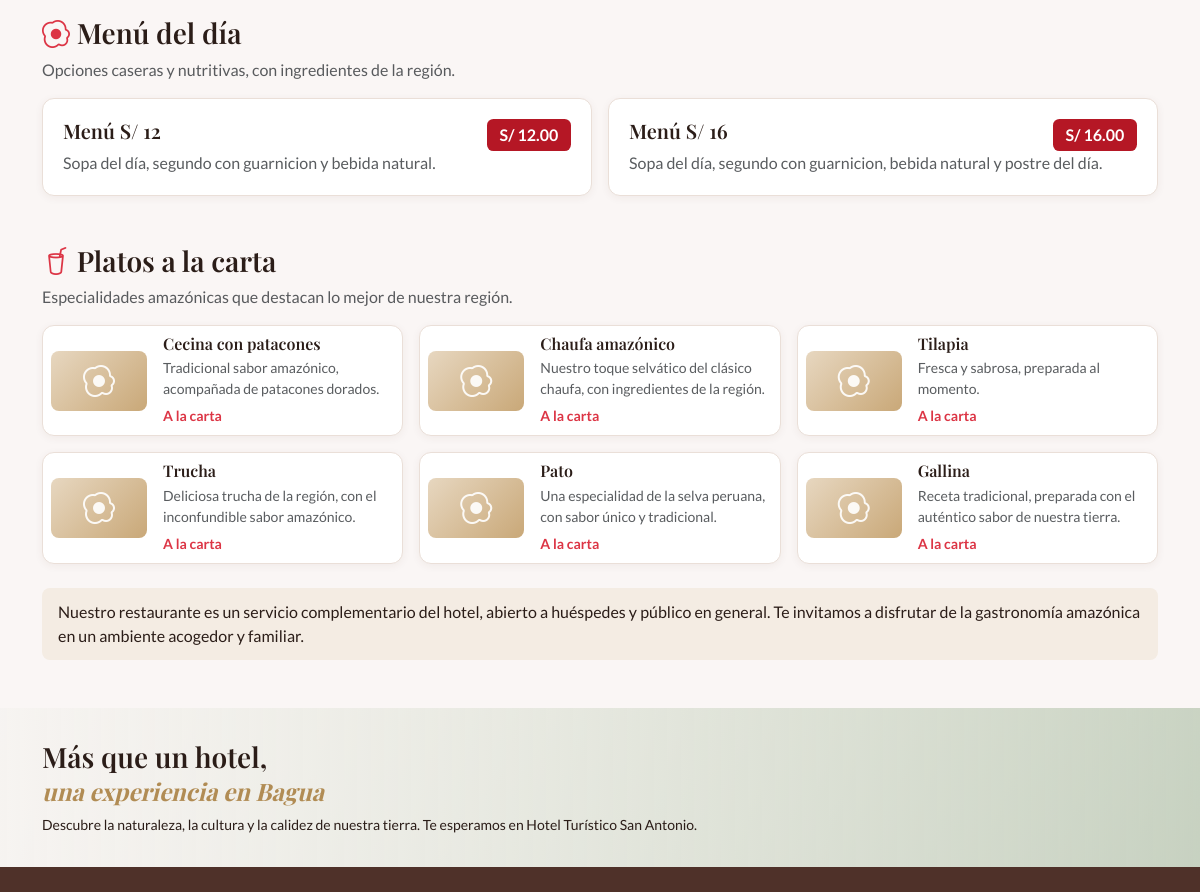
/publico/restaurante.php (middle part), run on an earlier commit of the app's database.
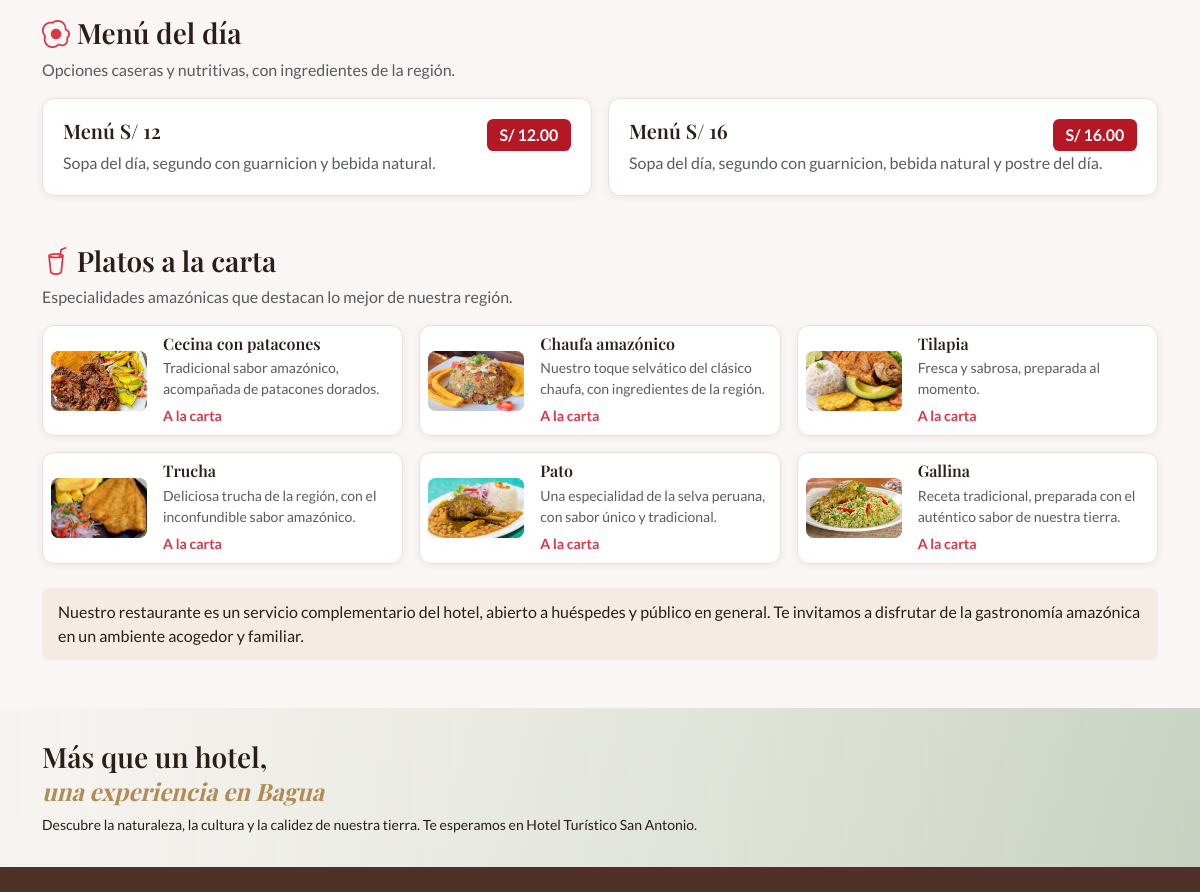
And on a later commit of the database.
### tables this page shows
CREATE TABLE producto (
    id            INT UNSIGNED AUTO_INCREMENT PRIMARY KEY,
    categoria_id  INT UNSIGNED NOT NULL,
    nombre        VARCHAR(80)  NOT NULL,
    descripcion   VARCHAR(200) NULL,
    precio        DECIMAL(7,2) NULL CHECK (precio IS NULL OR precio > 0),
    foto          VARCHAR(255) NULL,
    activo        TINYINT(1)   NOT NULL DEFAULT 1,
    created_at    TIMESTAMP    NOT NULL DEFAULT CURRENT_TIMESTAMP,
    updated_at    TIMESTAMP    NOT NULL DEFAULT CURRENT_TIMESTAMP ON UPDATE CURRENT_TIMESTAMP,
    CONSTRAINT fk_producto_categoria FOREIGN KEY (categoria_id) REFERENCES categoria_producto(id)
);

### config/Autoload.php (called while the page is built, shortened)
<?php
spl_autoload_register(function (string $clase): void {
    $prefijo = "App\\";
    $carpetaBase = dirname(__DIR__) . "/src/";
    $ruta = $carpetaBase . str_replace("\\", "/", substr($clase, strlen($prefijo))) . ".php";
});

### src/Dao/Conexion.php (called while the page is built, shortened)
<?php
class Conexion
{
    private $host = "localhost";
    private $dbname = "daw2_hotel_san_antonio";
    private $user = "root";
    private $password = "";
    public function conectar(): \PDO
    {
        try {
            $dsn = "mysql:host=$this->host;dbname=$this->dbname;charset=utf8mb4";
            $conexion = new \PDO($dsn, $this->user, $this->password);
            $conexion->setAttribute(\PDO::ATTR_ERRMODE, \PDO::ERRMODE_EXCEPTION);
            $conexion->setAttribute(\PDO::ATTR_DEFAULT_FETCH_MODE, \PDO::FETCH_ASSOC);
            $conexion->setAttribute(\PDO::ATTR_EMULATE_PREPARES, false);
            return $conexion;
        } catch (\PDOException $e) {
            throw $e;
        }
    }
}

### src/Dao/Dao.php (called while the page is built, shortened)
<?php
abstract class Dao
{
    public function __construct(?\PDO $conn = null)
    {
        $this->conn = $conn ?? (new Conexion())->conectar();
    }
}

### src/Dao/Producto.php (called while the page is built, shortened)
<?php
class Producto extends Dao
{
    public function listarCarta(): array
    {
        $stmt = $this->conn->prepare(
            "SELECT p.id, p.nombre, p.descripcion, p.precio, p.foto, c.nombre AS categoria
             FROM producto p JOIN categoria_producto c ON c.id = p.categoria_id
             WHERE p.activo = 1 ORDER BY c.id, p.id"
        );
        $stmt->execute();
        return $stmt->fetchAll();
    }
}

### src/Bo/Restaurante.php (called while the page is built, shortened)
<?php
class Restaurante
{
    public function carta(): array
    {
        $carta = [];
        foreach ((new ProductoDAO())->listarCarta() as $producto) {
            $carta[$producto["categoria"]][] = $producto;
        }
        return $carta;
    }
}

### publico/restaurante.php (the view, shortened to what this page needs)
<?php
require __DIR__ . "/../config/Autoload.php";
$carta = (new RestauranteBO())->carta();
require __DIR__ . "/../views/partes/cabecera.php";
?>
<main class="container py-4 py-lg-5">
    <?php if (!empty($carta["Menú del día"])) : ?>
        <h2 class="h3"><i class="bi bi-egg-fried text-danger"></i> Menú del día</h2>
        <p class="text-muted">Opciones caseras y nutritivas, con ingredientes de la región.</p>
        <div class="row g-3 mb-5">
            <?php foreach ($carta["Menú del día"] as $p) : ?>
                <div class="col-12 col-md-6">
                    <article class="sa-card sa-card-cuerpo h-100">
                        <div class="d-flex justify-content-between align-items-start gap-2">
                            <h3 class="h5"><?= e($p["nombre"]) ?></h3>
                            <span class="sa-precio-menu"><?= soles($p["precio"]) ?></span>
                        </div>
                        <p class="mb-0 text-muted"><?= e($p["descripcion"]) ?></p>
                    </article>
                </div>
            <?php endforeach ?>
        </div>
    <?php endif ?>
    <?php if (!empty($carta["Platos a la carta"])) : ?>
        <h2 class="h3"><i class="bi bi-cup-straw text-danger"></i> Platos a la carta</h2>
        <p class="text-muted">Especialidades amazónicas que destacan lo mejor de nuestra región.</p>
        <div class="row g-3 mb-4">
            <?php foreach ($carta["Platos a la carta"] as $p) : ?>
                <div class="col-12 col-md-6 col-lg-4">
                    <article class="sa-card p-2 h-100 d-flex gap-3 align-items-center">
                        <div style="width: 6rem; flex: none"><?php foto($p["foto"], $p["nombre"], "bi-egg-fried") ?></div>
                        <div>
                            <h3 class="h6 mb-1"><?= e($p["nombre"]) ?></h3>
                            <p class="small text-muted mb-1"><?= e($p["descripcion"]) ?></p>
                            <span class="small fw-bold text-danger"><?= $p["precio"] !== null ? soles($p["precio"]) : "A la carta" ?></span>
                        </div>
                    </article>
                </div>
            <?php endforeach ?>
        </div>
    <?php endif ?>
    <div class="sa-caja-crema">
        <i class="bi bi-leaf"></i> Nuestro restaurante es un servicio complementario del hotel, abierto a huéspedes y público en general.
        Te invitamos a disfrutar de la gastronomía amazónica en un ambiente acogedor y familiar.
    </div>
</main>
<?php require __DIR__ . "/../views/partes/pie.php" ?>

### views/partes/ayudas.php (shortened to what this page needs)
<?php
$base = rtrim(preg_replace("#/(publico|admin)$#", "", str_replace("\\", "/", dirname($_SERVER["SCRIPT_NAME"]))), "/") . "/";
function url(string $ruta): string
{
    global $base;
    return $base . $ruta;
}
function e($valor): string
{
    return htmlspecialchars((string) $valor, ENT_QUOTES, "UTF-8");
}
function soles($valor): string
{
    return "S/ " . number_format((float) $valor, 2);
}
function foto(?string $ruta, string $alt, string $icono = "bi-image"): void
{
    echo $ruta
        ? '<img class="sa-foto" src="' . e(url($ruta)) . '" alt="' . e($alt) . '" loading="lazy">'
        : '<div class="sa-foto" role="img" aria-label="' . e($alt) . '"><i class="bi ' . e($icono) . '"></i></div>';
}

What changed in the data, as far as the page shows it:
changed producto "Cecina con patacones": foto: picture added
changed producto "Chaufa amazónico": foto+nombre: picture added
changed producto "Tilapia": foto+nombre: picture added
changed producto "Trucha": foto+nombre: picture added
changed producto "Pato": foto+nombre: picture added
changed producto "Gallina": foto+nombre: picture added
